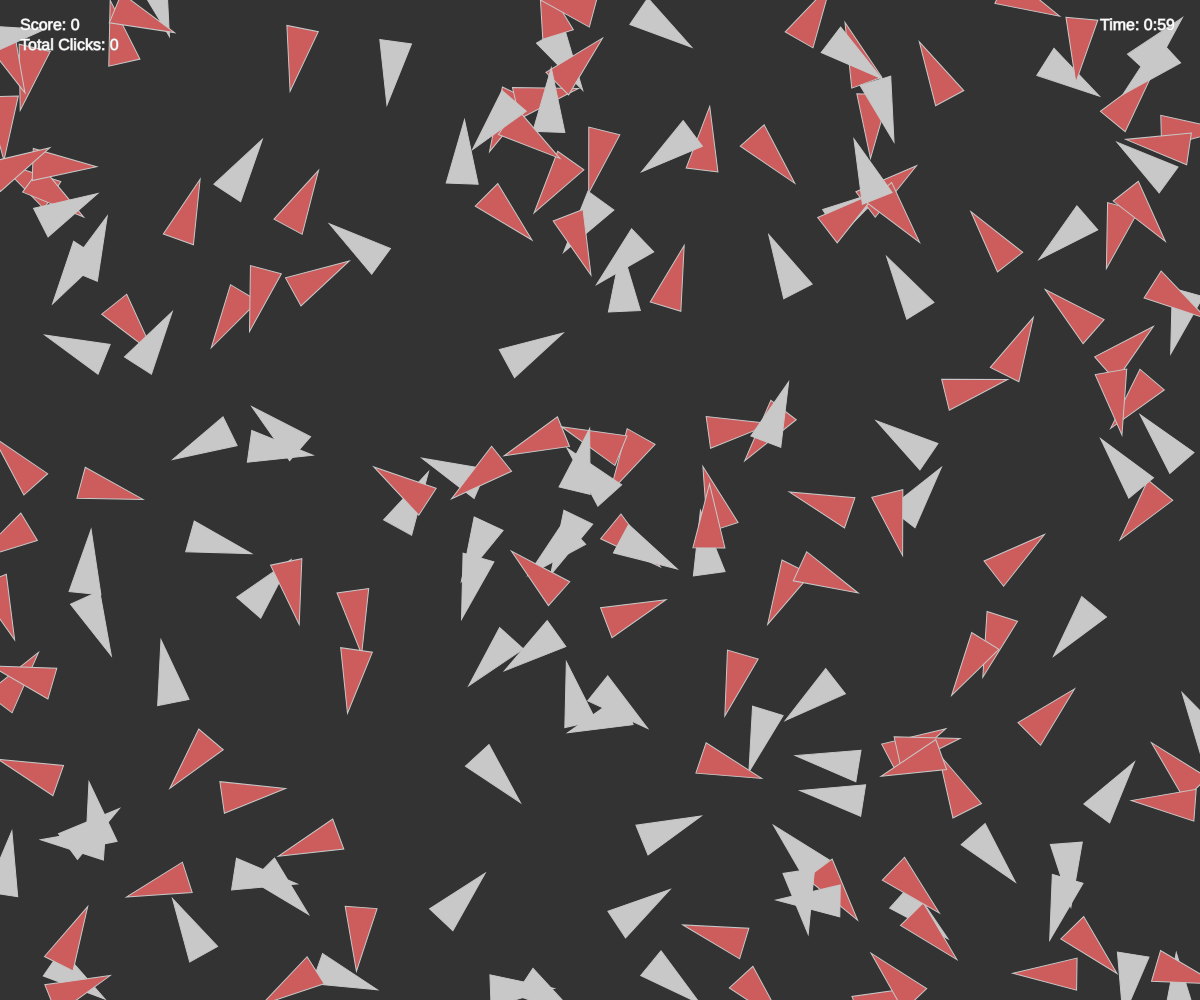
Frame 1 (no input)
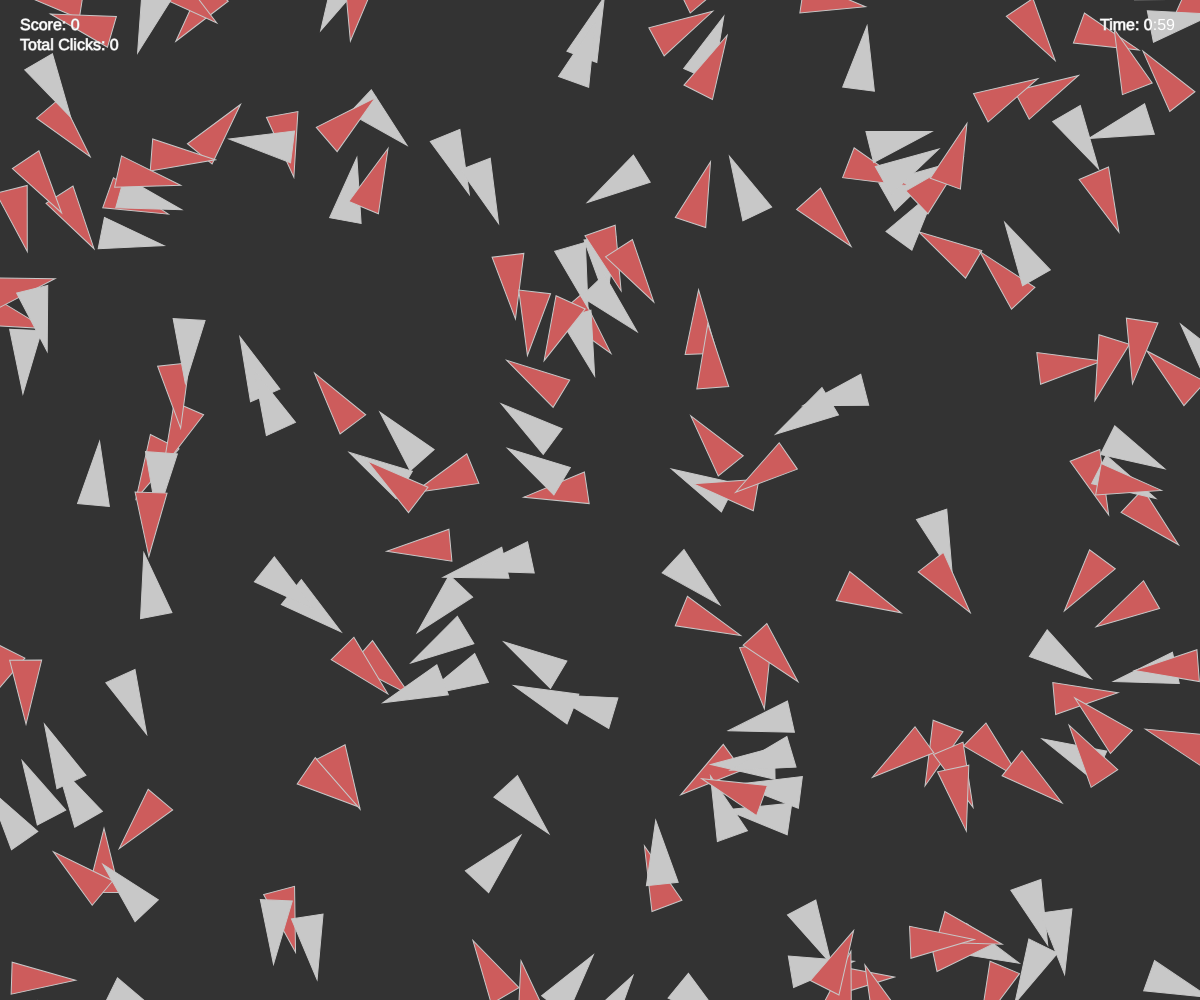
Frame 60 (no input)
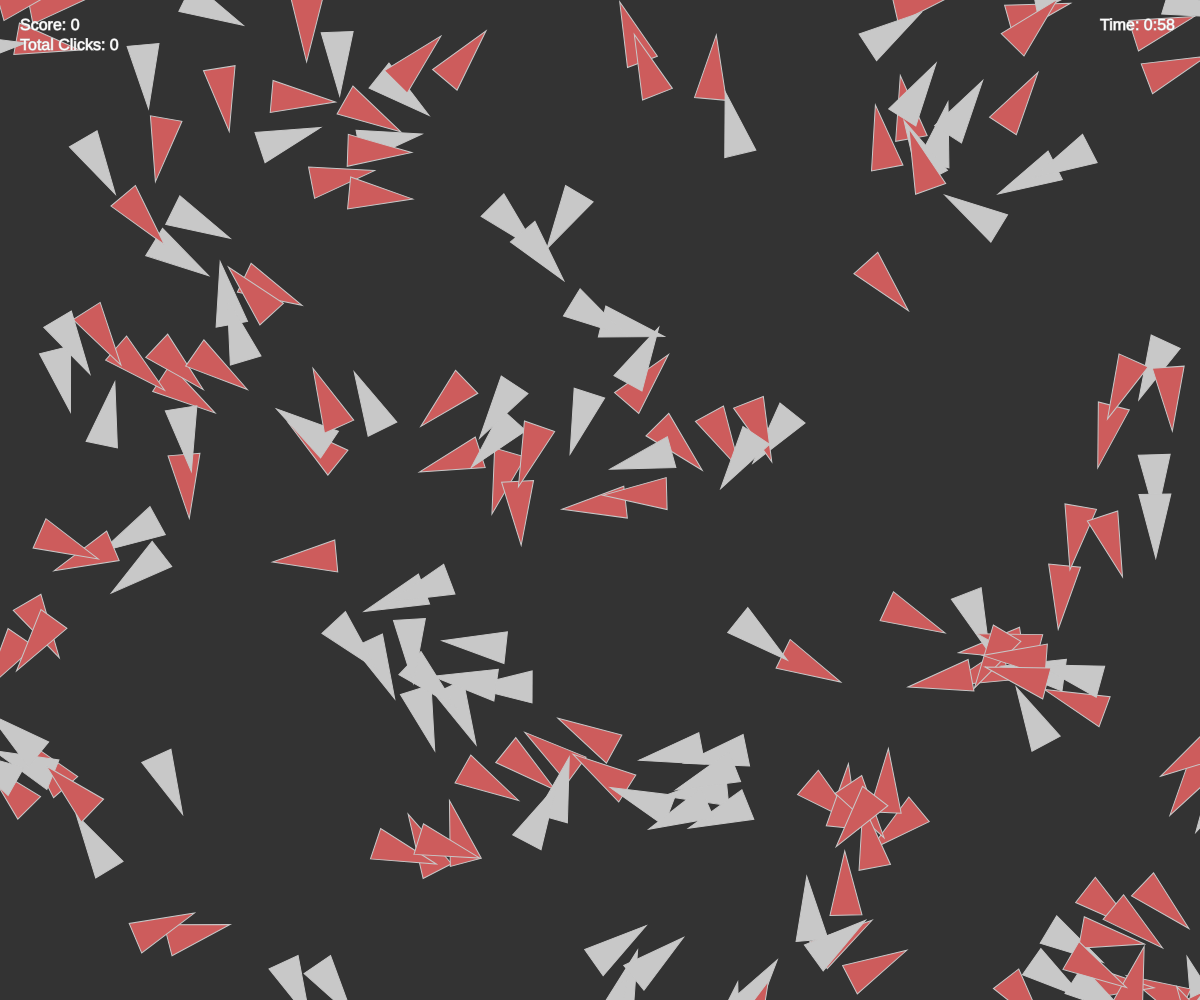
Frame 120 (the mouse pressed at the canvas centre since frame 60)

The p5.js sketch that drew these frames (run headless with seeded random() and noise() and a simulated clock; from frame 60 on, the mouse is pressed at the canvas centre):

// p5.js sketch
// ── sketch.js
//separation and cohesion
//flock position randomised

let flock;
let increaseSpeedButton;
let decreaseSpeedButton;
let increaseBoidsButton;
let decreaseBoidsButton;
let speed = 1.5;
let minSpeed = 0.5;
let maxSpeed = 10;
let minBoids = 10;
let maxBoids = 700;
let boidIncrement = 15;
let score = 0;
let totalClicks = 0; 
let startTime;
let elapsedTime = 0;
let gameRunning = true;

function setup() 
{
    createCanvas(windowWidth, windowHeight);
  cursor(CROSS); 
  
  flock = new Flock();

  for (let i = 0; i < 200; i++) {
    let x = random(width); // Generate random x position
    let y = random(height); // Generate random y position
    let b = new Boid(x, y); // Create a new boid at random position
    flock.addBoid(b);
  }

  increaseSpeedButton = createButton('Increase Speed');
  increaseSpeedButton.position(20, height + 20);
  increaseSpeedButton.mousePressed(increaseSpeed);

  decreaseSpeedButton = createButton('Decrease Speed');
  decreaseSpeedButton.position(160, height + 20);
  decreaseSpeedButton.mousePressed(decreaseSpeed);

  increaseBoidsButton = createButton('Increase Boids');
  increaseBoidsButton.position(300, height + 20);
  increaseBoidsButton.mousePressed(increaseBoids);

  decreaseBoidsButton = createButton('Decrease Boids');
  decreaseBoidsButton.position(440, height + 20);
  decreaseBoidsButton.mousePressed(decreaseBoids);
  
  startTime = millis();
}

function draw() {
  if (gameRunning) {
    background(51);
    flock.run();
    fill(255);
    textSize(16);
    text('Score: ' + score, 20, 30); // Display the score
    text('Total Clicks: ' + totalClicks, 20, 50); // Display the total clicks

    elapsedTime = (millis() - startTime) / 1000.0;
    let remainingTime = 60 - elapsedTime;

    

    if (elapsedTime >= 60) {
      gameRunning = false;
    }
  } else {
    // Display game over message or other logic after timer ends
    background(0);
    fill(255);
    textSize(32);
    textFont('Courier New');
    textSize(24);
    textAlign(CENTER);
    text("Time's Up!", width/2, 100);
    text('Your score is ' + score, width/2,200);
    text('Total Clicks = ' + totalClicks, width/2, 250)
    textSize(24);
    textWrap(WORD);
    textAlign(LEFT);
    textSize(12);
    text("", width/3, 300, width/3);
    
  }
  
  let remainingTime = 60 - elapsedTime;
  let minutes = Math.floor(remainingTime / 60); // Calculate minutes
  let seconds = Math.floor(remainingTime % 60); // Calculate seconds with modulo

  // Format seconds with leading zero if needed
  seconds = seconds < 10 ? "0" + seconds : seconds;

  text('Time: ' + minutes + ':' + seconds, width - 100, 30); // Display timer at top right

}


function increaseSpeed() {
  speed += 0.5;
  if (speed > maxSpeed) {
    speed = maxSpeed;
  }
  flock.updateSpeed(speed);
}

function decreaseSpeed() {
  speed -= 0.5;
  if (speed < minSpeed) {
    speed = minSpeed;
  }
  flock.updateSpeed(speed);
}

function increaseBoids() {
  for (let i = 0; i < boidIncrement; i++) {
    let newBoid = new Boid(width / 2, height / 2);
    flock.addBoid(newBoid);
  }
}

function decreaseBoids() {
  for (let i = 0; i < boidIncrement; i++) {
    flock.removeBoid();
  }
}

function Flock() {
  this.boids = [];
}

Flock.prototype.run = function () {
  for (let i = 0; i < this.boids.length; i++) {
    this.boids[i].run(this.boids);
  }
}

Flock.prototype.addBoid = function (b) {
  if (this.boids.length < maxBoids) {
    this.boids.push(b);
  }
}

Flock.prototype.removeBoid = function () {
  if (this.boids.length > minBoids) {
    this.boids.pop();
  }
}

Flock.prototype.updateSpeed = function (speed) {
  for (let i = 0; i < this.boids.length; i++) {
    this.boids[i].maxspeed = speed;
  }
}

function Boid(x, y) {
  this.acceleration = createVector(0, 0);
  this.velocity = createVector(random(-2, 2), random(-2, 2));
  this.position = createVector(x, y);
  this.r = 16.0;
  this.maxspeed = speed;
  this.maxforce = 0.05;
  this.clicked = false;
  
  this.isFast = random() < 0.45;
  if (this.isFast) {
    this.maxspeed += 5; // Increase speed for faster boids
  }
  
}



Boid.prototype.run = function (boids) {
  this.flock(boids);
  this.update();
  this.borders();
  this.render();
}

Boid.prototype.applyForce = function (force) {
  this.acceleration.add(force);
}

Boid.prototype.flock = function (boids) {
  let sep = this.separate(boids);
  let ali = this.align(boids);
  let coh = this.cohesion(boids);

  sep.mult(1.5); // Adjust the magnitude of separation force
  ali.mult(1.0); // Adjust the magnitude of alignment force
  coh.mult(1.0); // Adjust the magnitude of cohesion force

  this.applyForce(sep);
  this.applyForce(ali);
  this.applyForce(coh);
}

Boid.prototype.update = function () {
  this.velocity.add(this.acceleration);
  this.velocity.limit(this.maxspeed);
  this.position.add(this.velocity);
  this.acceleration.mult(0);
}


Boid.prototype.borders = function () {
  if (this.position.x < -this.r) this.position.x = width + this.r;
  if (this.position.y < -this.r) this.position.y = height + this.r;
  if (this.position.x > width + this.r) this.position.x = -this.r;
  if (this.position.y > height + this.r) this.position.y = -this.r;
}

Boid.prototype.separate = function (boids) {
  let desiredseparation = 25.0;
  let steer = createVector(0, 0);
  let count = 0;
  for (let i = 0; i < boids.length; i++) {
    let d = p5.Vector.dist(this.position, boids[i].position);
    if ((d > 0) && (d < desiredseparation)) {
      let diff = p5.Vector.sub(this.position, boids[i].position);
      diff.normalize();
      diff.div(d);
      steer.add(diff);
      count++;
    }
  }
  if (count > 0) {
    steer.div(count);
  }
  if (steer.mag() > 0) {
    steer.normalize();
    steer.mult(this.maxspeed);
    steer.sub(this.velocity);
    steer.limit(this.maxforce);
  }
  return steer;
}

Boid.prototype.align = function (boids) {
  let neighbordist = 50;
  let sum = createVector(0, 0);
  let count = 0;
  for (let i = 0; i < boids.length; i++) {
    let d = p5.Vector.dist(this.position, boids[i].position);
    if ((d > 0) && (d < neighbordist)) {
      sum.add(boids[i].velocity);
      count++;
    }
  }
  if (count > 0) {
    sum.div(count);
    sum.normalize();
    sum.mult(this.maxspeed);
    let steer = p5.Vector.sub(sum, this.velocity);
    steer.limit(this.maxforce);
    return steer;
  } else {
    return createVector(0, 0);
  }
}

Boid.prototype.cohesion = function (boids) {
  let neighbordist = 50;
  let sum = createVector(0, 0);
  let count = 0;
  for (let i = 0; i < boids.length; i++) {
    let d = p5.Vector.dist(this.position, boids[i].position);
    if ((d > 0) && (d < neighbordist)) {
      sum.add(boids[i].position);
      count++;
    }
  }
  if (count > 0) {
    sum.div(count);
    return this.seek(sum);
  } else {
    return createVector(0, 0);
  }
}

Boid.prototype.seek = function (target) {
  let desired = p5.Vector.sub(target, this.position);
  desired.normalize();
  desired.mult(this.maxspeed);
  let steer = p5.Vector.sub(desired, this.velocity);
  steer.limit(this.maxforce);
  return steer;
}

// function mouseClicked() {
//   totalClicks++;

//   for (let i = flock.boids.length - 1; i >= 0; i--) {
//     let boid = flock.boids[i];
    
//     if (!boid.clicked && boid.isPink && dist(mouseX, mouseY, boid.position.x, boid.position.y) < boid.r+5) {
      
//       console.log("Boid clicked!");
//       boid.clicked = true; 
//       score++; 
//       break; 
//     }
//   }
// }

Boid.prototype.render = function () {
  let theta = this.velocity.heading() + radians(90);
  
  if (this.clicked) { // Highlight clicked boid with green
    fill(0, 255, 0);
  } else if (this.isFast) {
    fill(205, 92, 92);
  } else {
    fill(200);
  }
  stroke(200);
  push();
  translate(this.position.x, this.position.y);
  rotate(theta);
  beginShape();
  vertex(0, -this.r * 2);
  vertex(-this.r, this.r * 2);
  vertex(this.r, this.r * 2);
  endShape(CLOSE);
  pop();
}

function mouseClicked() {
  totalClicks++;

  for (let i = flock.boids.length - 1; i >= 0; i--) {
    let boid = flock.boids[i];
    
    if (!boid.clicked && boid.isFast && pointInBoid(mouseX, mouseY, boid)) {
      console.log("Boid clicked!");
      boid.clicked = true; 
      score++; 
      break; 
    }
  }
}

function pointInBoid(x, y, boid) {
  let vertices = getBoidVertices(boid);
  let inside = false;

  for (let i = 0, j = vertices.length - 1; i < vertices.length; j = i++) {
    let xi = vertices[i].x, yi = vertices[i].y;
    let xj = vertices[j].x, yj = vertices[j].y;

    let intersect = ((yi > y) != (yj > y)) &&
                    (x < (xj - xi) * (y - yi) / (yj - yi) + xi);
    if (intersect) inside = !inside;
  }

  return inside;
}

function getBoidVertices(boid) {
  let vertices = [];
  let theta = boid.velocity.heading() + radians(90);
  let cosTheta = cos(theta);
  let sinTheta = sin(theta);

  // Calculate the vertices of the triangle representing the boid
  let v1 = createVector(boid.position.x, boid.position.y - boid.r * 2);
  let v2 = createVector(boid.position.x - boid.r, boid.position.y + boid.r * 2);
  let v3 = createVector(boid.position.x + boid.r, boid.position.y + boid.r * 2);

  // Rotate the vertices according to boid's heading
  let rotatedV1 = createVector(
    cosTheta * (v1.x - boid.position.x) - sinTheta * (v1.y - boid.position.y) + boid.position.x,
    sinTheta * (v1.x - boid.position.x) + cosTheta * (v1.y - boid.position.y) + boid.position.y
  );
  let rotatedV2 = createVector(
    cosTheta * (v2.x - boid.position.x) - sinTheta * (v2.y - boid.position.y) + boid.position.x,
    sinTheta * (v2.x - boid.position.x) + cosTheta * (v2.y - boid.position.y) + boid.position.y
  );
  let rotatedV3 = createVector(
    cosTheta * (v3.x - boid.position.x) - sinTheta * (v3.y - boid.position.y) + boid.position.x,
    sinTheta * (v3.x - boid.position.x) + cosTheta * (v3.y - boid.position.y) + boid.position.y
  );

  vertices.push(rotatedV1, rotatedV2, rotatedV3);
  return vertices;
}

Boid.prototype.separate = function (boids) {
  let desiredSeparation = 40.0; // Minimum separation distance
  let steer = createVector(0, 0);
  let count = 0;

  for (let i = 0; i < boids.length; i++) {
    let d = p5.Vector.dist(this.position, boids[i].position);

    if ((d > 0) && (d < desiredSeparation)) {
      let diff = p5.Vector.sub(this.position, boids[i].position);
      diff.normalize();
      diff.div(d); // Weight by distance
      steer.add(diff);
      count++;
    }
  }

  if (count > 0) {
    steer.div(count);
  }

  if (steer.mag() > 0) {
    steer.normalize();
    steer.mult(this.maxspeed);
    steer.sub(this.velocity);
    steer.limit(this.maxforce);
  }

  return steer;
}

Boid.prototype.cohesion = function (boids) {
  let neighbordist = 50; // Maximum distance to consider a boid as a neighbor
  let sum = createVector(0, 0);
  let count = 0;

  for (let i = 0; i < boids.length; i++) {
    let d = p5.Vector.dist(this.position, boids[i].position);

    if ((d > 0) && (d < neighbordist)) {
      sum.add(boids[i].position);
      count++;
    }
  }

  if (count > 0) {
    sum.div(count);
    return this.seek(sum); // Use seek behavior to move towards the center of mass of neighbors
  } else {
    return createVector(0, 0);
  }
}
